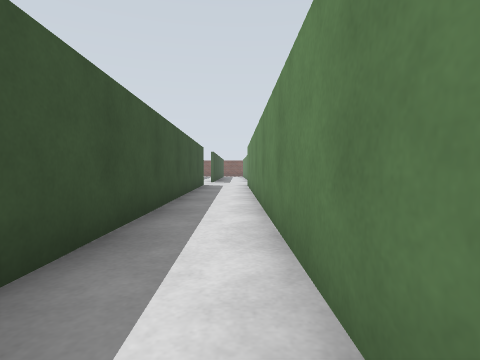
View 1 (above)

18 first-person views from a walk through a world built for the Gazebo simulator. The camera is 0.7 m above the floor, tilts 2° down and sees 80° across. The floor is counted in squares, 1 m on a side. Each view is taken from the middle of a square. On the plan, view 1 faces up. The plan holds only what a view shows up to about 9 squares ahead; the rest is blank.

View 2
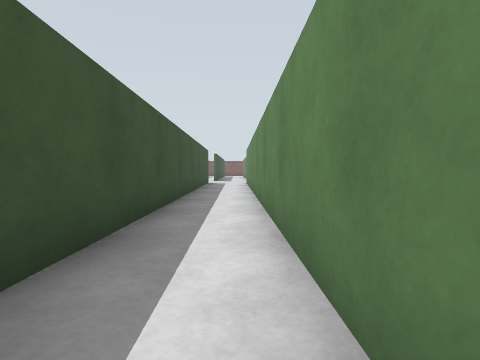

View 3
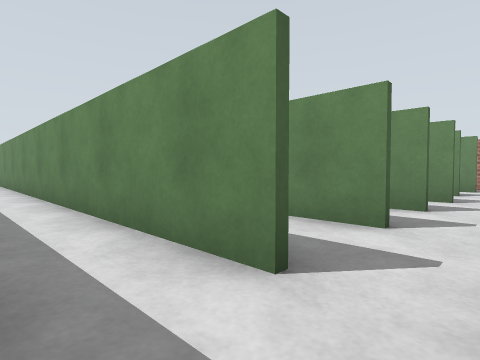

View 4
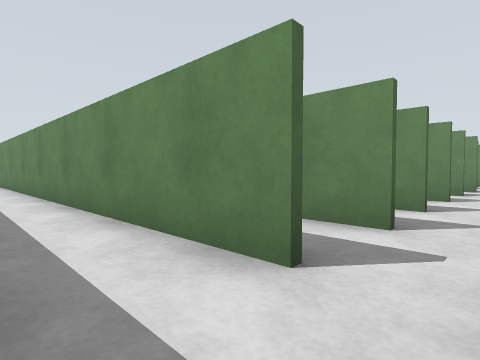

View 5
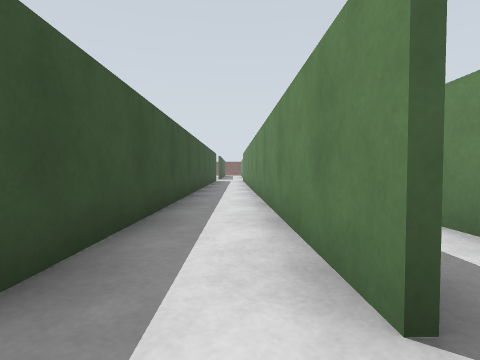

View 6
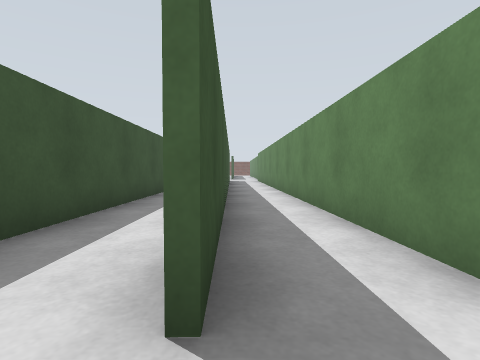

View 7
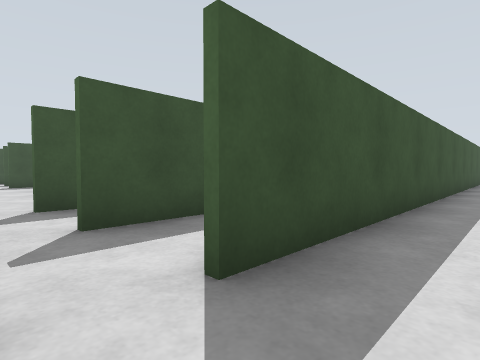

View 8
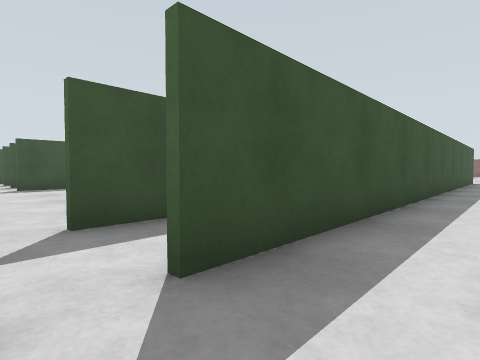

View 9
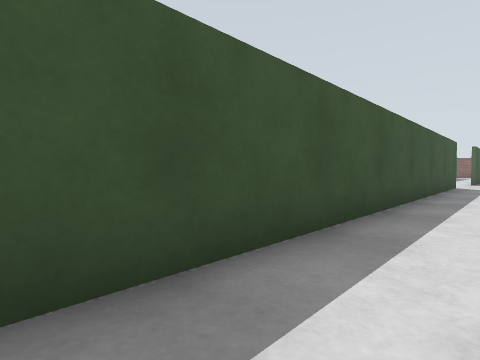

View 10
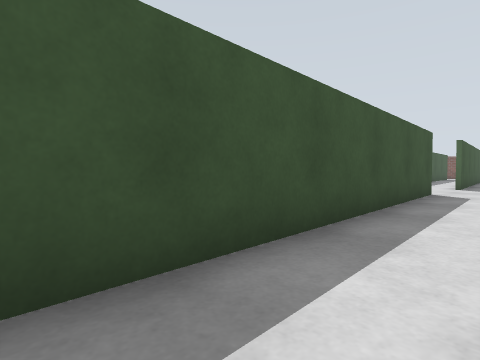

View 11
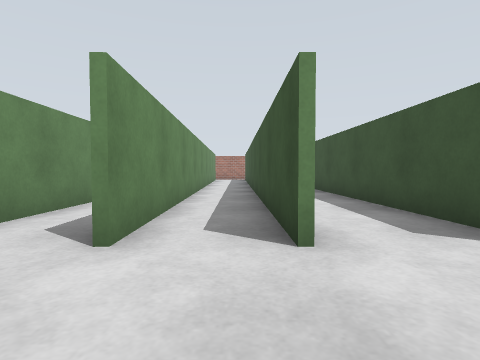

View 12
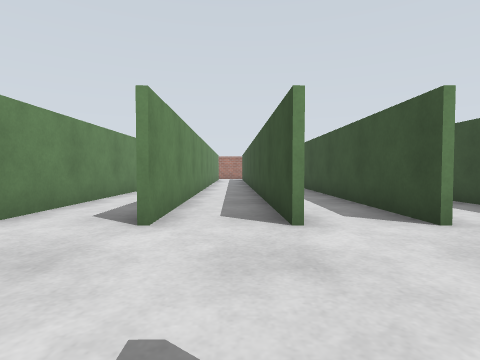

View 13
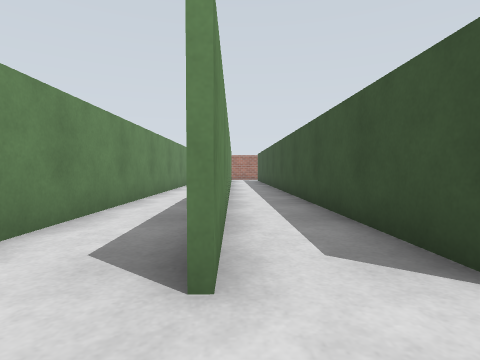

View 14
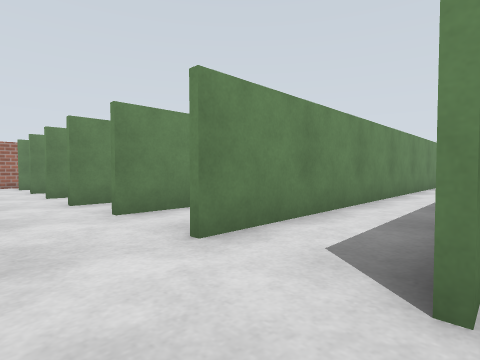

View 15
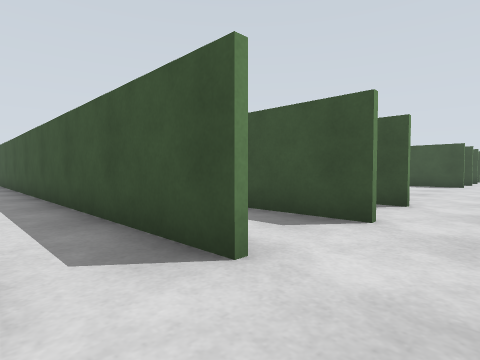

View 16
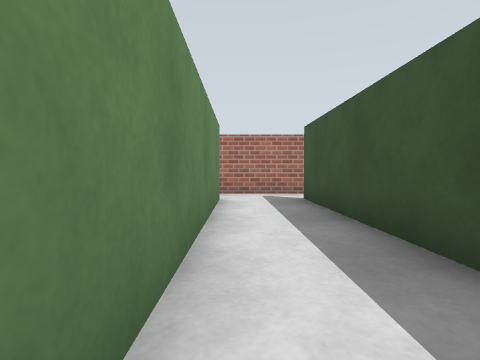

View 17
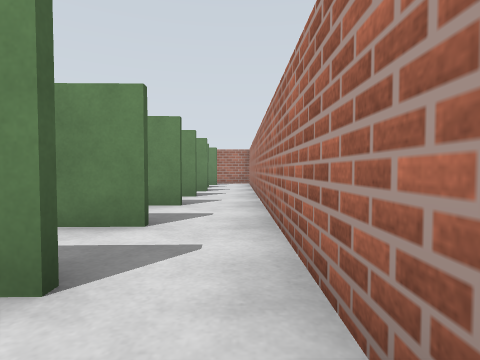

View 18
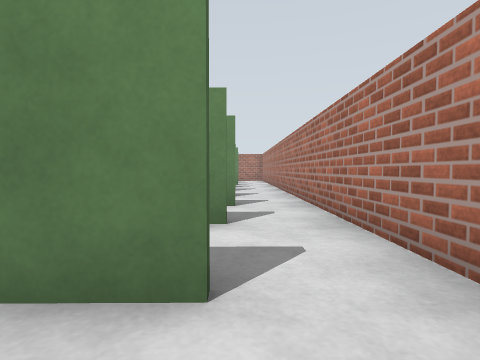

### Floor plan
Points are (right, up) in squares from view 1. A wall is a line through its corners. A room is listed if a view was taken in it or the views show most of it. See-through windows are left out.
Room 1 (views 1, 2)
walls: (-1.6, 9) (-1.4, -0.5); (0.5, -3.9) (0.3, 13.3); (-0.5, -5.5) (0.5, -5.5)
ways out: opening at (-1, -4.5) to room 2; opening at (-1, 14) to room 5; opening at (1, -4.5) to room 5
Room 2 (views 3, 6, 17)
walls: (-1.4, -4) (-1.6, 3.9); (-3.5, -5.5) (-0.5, -5.5); (-3.4, 3.2) (-3.2, -3.9)
ways out: opening at (-1, -4.5) to room 1; opening at (-3, -4.5) to room 3
Room 3 (views 4, 5, 7)
walls: (-3.3, -4) (-3.7, 8.4); (-5.5, -5.5) (-3.5, -5.5); (-5.5, 8.5) (-5.4, -3.9)
ways out: opening at (-3, -4.5) to room 2; opening at (-5, -4.5) to room 4
Room 4 (views 8, 9, 10, 16, 18)
walls: (-5.5, -3.9) (-5.6, 2.6); (-8, -5.5) (-5.5, -5.5); (-7.9, 13.6) (-7.6, -4)
ways out: opening at (-5, -4.5) to room 3; opening at (-8, -4.5) to room 5; opening at (-7, 13) to room 5
Room 5 (views 11, 12, 13, 14, 15)
walls: (-10.1, 13.5) (-10.1, 12.9); (-5.5, 13.5) (-5.5, 8.5); (-3.7, 13.4) (-3.4, 5.9); (-3.7, 8.4) (-3.8, 13.4); (-1.7, 7.2) (-1.9, 13.4); (2.5, 11.8) (2.5, 13.3); (-9.7, -2.8) (-9.7, -4.1); (6.2, 12.9) (6.2, 13.4); (0.5, -5.5) (2.5, -5.5); (2.6, -3.8) (2.6, -2.3)
ways out: opening at (-1, 14) to room 1; opening at (1, -4.5) to room 1; opening at (-8, -4.5) to room 4; opening at (-7, 13) to room 4; opening at (3, -4.5); opening at (7, 14)

Positions as (right, up) in squares from view 1, and headings:
1: (0, 0), facing up
2: (0, -2), facing up
3: (-1, -5), facing up-right
4: (-5, -5), facing up-right
5: (-4, -5), facing up
6: (-3, -5), facing up
7: (-4, -5), facing up-left
8: (-6, -5), facing up-left
9: (-6, 0), facing up-left
10: (-6, 4), facing up-left
11: (-5, 16), facing down
12: (-3, 17), facing down
13: (-2, 15), facing down
14: (-2, 15), facing down-right
15: (-4, 15), facing down-left
16: (-6, 3), facing down
17: (-3, -5), facing right
18: (-7, -4), facing right
